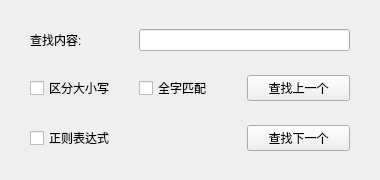
<?xml version="1.0" encoding="UTF-8"?>
<ui version="4.0">
 <class>Search</class>
 <widget class="QWidget" name="Search">
  <property name="geometry">
   <rect>
    <x>0</x>
    <y>0</y>
    <width>380</width>
    <height>180</height>
   </rect>
  </property>
  <property name="minimumSize">
   <size>
    <width>380</width>
    <height>180</height>
   </size>
  </property>
  <property name="windowTitle">
   <string>查找内容</string>
  </property>
  <property name="windowIcon">
   <iconset resource="TextOpen.qrc">
    <normaloff>:/images/logo.ico</normaloff>:/images/logo.ico</iconset>
  </property>
  <layout class="QGridLayout" name="gridLayout">
   <property name="leftMargin">
    <number>30</number>
   </property>
   <property name="rightMargin">
    <number>30</number>
   </property>
   <item row="0" column="0">
    <widget class="QLabel" name="label">
     <property name="text">
      <string>查找内容:</string>
     </property>
    </widget>
   </item>
   <item row="0" column="1" colspan="2">
    <widget class="QLineEdit" name="lineEdit"/>
   </item>
   <item row="1" column="0">
    <widget class="QCheckBox" name="checkBox">
     <property name="text">
      <string>区分大小写</string>
     </property>
    </widget>
   </item>
   <item row="1" column="1">
    <widget class="QCheckBox" name="checkBox_2">
     <property name="text">
      <string>全字匹配</string>
     </property>
    </widget>
   </item>
   <item row="1" column="2">
    <widget class="QPushButton" name="pushButton">
     <property name="text">
      <string>查找上一个</string>
     </property>
    </widget>
   </item>
   <item row="2" column="2">
    <widget class="QPushButton" name="pushButton_2">
     <property name="text">
      <string>查找下一个</string>
     </property>
    </widget>
   </item>
   <item row="2" column="0" colspan="2">
    <widget class="QCheckBox" name="checkBox_3">
     <property name="text">
      <string>正则表达式</string>
     </property>
    </widget>
   </item>
  </layout>
 </widget>
 <resources>
  <include location="TextOpen.qrc"/>
 </resources>
 <connections/>
</ui>
